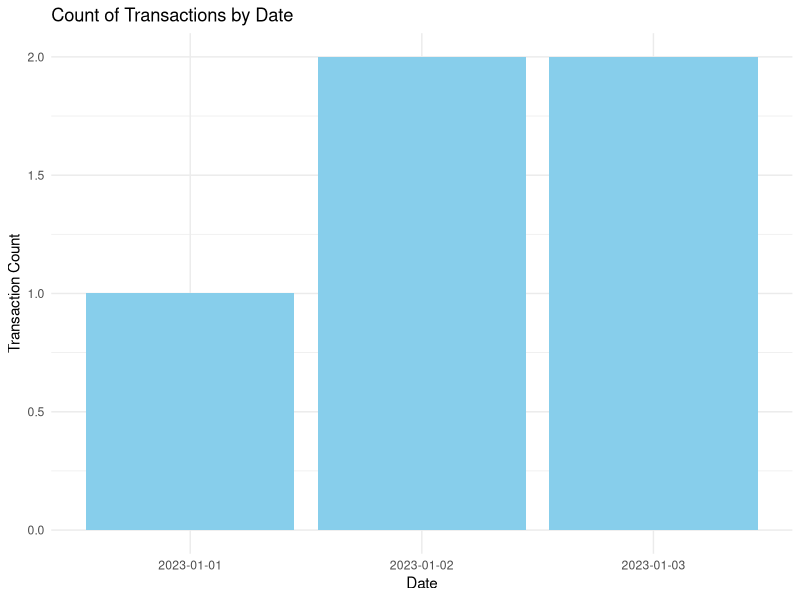
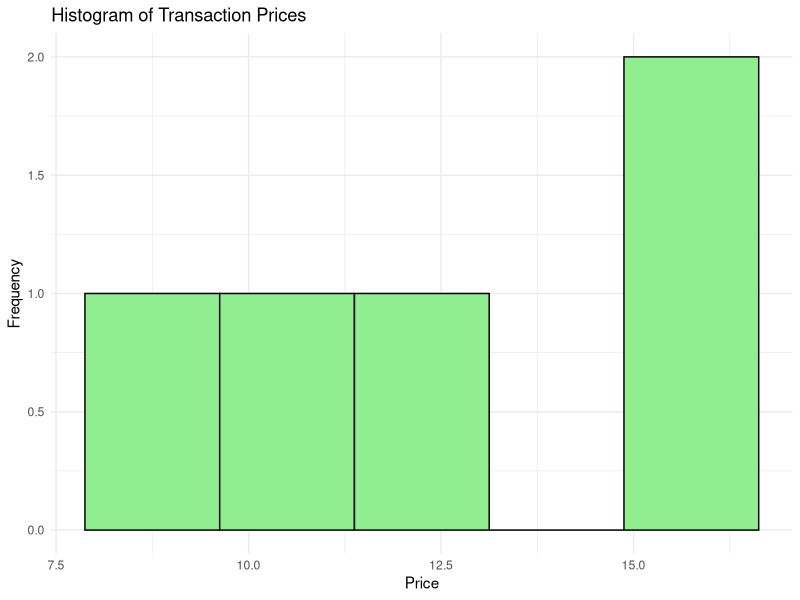
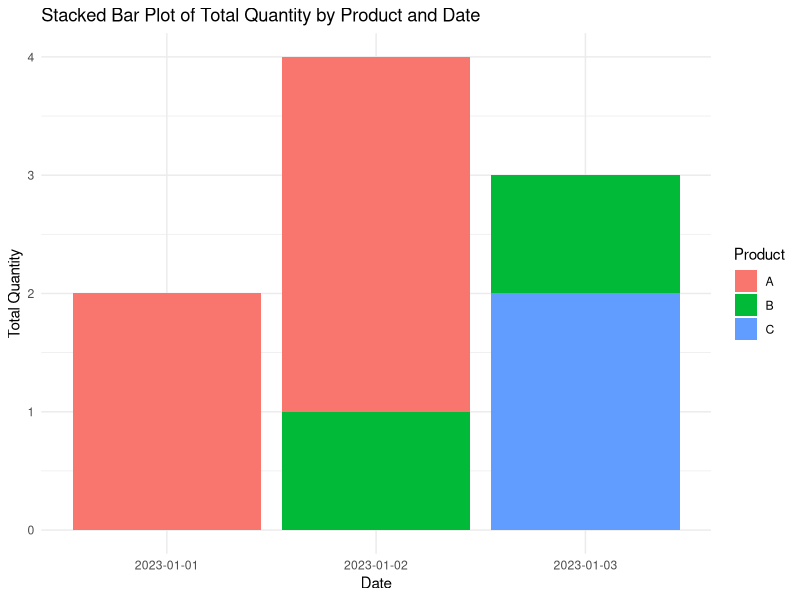

R code for these plots, in order: (Note: this script raises an error after producing the figures.)
# Load necessary libraries
library(ggplot2)

# Create the data
transaction_data <- data.frame(
  Transaction_ID = c(1, 2, 3, 4, 5),
  Date = as.Date(c("2023-01-01", "2023-01-02", "2023-01-02", "2023-01-03", "2023-01-03")),
  Product = c("A", "B", "A", "C", "B"),
  Quantity = c(2, 1, 3, 2, 1),
  Price = c(10, 15, 12, 8, 15)
)

# Bar plot showing count of transactions by Date
ggplot(transaction_data, aes(x = as.factor(Date))) +
  geom_bar(fill = "skyblue") +
  labs(title = "Count of Transactions by Date", x = "Date", y = "Transaction Count") +
  theme_minimal()

# Histogram for price distribution
ggplot(transaction_data, aes(x = Price)) +
  geom_histogram(bins = 5, fill = "lightgreen", color = "black") +
  labs(title = "Histogram of Transaction Prices", x = "Price", y = "Frequency") +
  theme_minimal()

# Stacked bar plot of total quantity of products sold by Date
ggplot(transaction_data, aes(x = as.factor(Date), y = Quantity, fill = Product)) +
  geom_bar(stat = "identity") +
  labs(title = "Stacked Bar Plot of Total Quantity by Product and Date", x = "Date", y = "Total Quantity", fill = "Product") +
  theme_minimal()

# Calculate cumulative price for each date
transaction_data_cum <- transaction_data %>%
  group_by(Date) %>%
  summarize(Cumulative_Price = cumsum(Price))

# Time series plot for cumulative price over date
ggplot(transaction_data_cum, aes(x = Date, y = Cumulative_Price, group = 1)) +
  geom_line(color = "blue") +
  geom_point() +
  labs(title = "Cumulative Price Over Date", x = "Date", y = "Cumulative Price") +
  theme_minimal()
# Box plot for price analysis
ggplot(transaction_data, aes(x = "", y = Price)) +
  geom_boxplot(fill = "lightcoral") +
  labs(title = "Box Plot of Transaction Prices", x = "", y = "Price") +
  theme_minimal()
